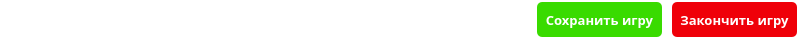
   <widget class="QFrame" name="frame_game_N">
    <property name="geometry">
     <rect>
      <x>0</x>
      <y>80</y>
      <width>810</width>
      <height>40</height>
     </rect>
    </property>
    <property name="autoFillBackground">
     <bool>false</bool>
    </property>
    <property name="styleSheet">
     <string notr="true">background-color: rgb(255, 255, 255, 0);</string>
    </property>
    <property name="frameShape">
     <enum>QFrame::StyledPanel</enum>
    </property>
    <property name="frameShadow">
     <enum>QFrame::Raised</enum>
    </property>
    <property name="lineWidth">
     <number>1</number>
    </property>
    <widget class="QLabel" name="label">
     <property name="geometry">
      <rect>
       <x>16</x>
       <y>0</y>
       <width>181</width>
       <height>40</height>
      </rect>
     </property>
     <property name="font">
      <font>
       <family>Montserrat ExtraBold</family>
       <pointsize>16</pointsize>
       <weight>75</weight>
       <bold>true</bold>
      </font>
     </property>
     <property name="styleSheet">
      <string notr="true">color: rgb(255, 255, 255)</string>
     </property>
     <property name="text">
      <string>Игра №99999</string>
     </property>
    </widget>
    <widget class="QPushButton" name="pushButton_savegame">
     <property name="geometry">
      <rect>
       <x>537</x>
       <y>2</y>
       <width>125</width>
       <height>35</height>
      </rect>
     </property>
     <property name="font">
      <font>
       <family>Montserrat SemiBold</family>
       <pointsize>10</pointsize>
       <weight>75</weight>
       <bold>true</bold>
      </font>
     </property>
     <property name="layoutDirection">
      <enum>Qt::LeftToRight</enum>
     </property>
     <property name="styleSheet">
      <string notr="true">border-radius: 5px;
background: rgba(57, 219, 0, 1);
color: rgb(255, 255, 255);
justify-content: center;
align-items: center;
</string>
     </property>
     <property name="text">
      <string>Сохранить игру</string>
     </property>
    </widget>
    <widget class="QPushButton" name="pushButton_closegame">
     <property name="geometry">
      <rect>
       <x>672</x>
       <y>2</y>
       <width>125</width>
       <height>35</height>
      </rect>
     </property>
     <property name="font">
      <font>
       <family>Montserrat SemiBold</family>
       <pointsize>10</pointsize>
       <weight>75</weight>
       <bold>true</bold>
      </font>
     </property>
     <property name="layoutDirection">
      <enum>Qt::LeftToRight</enum>
     </property>
     <property name="styleSheet">
      <string notr="true">border-radius: 5px;
background: rgba(239, 0, 9, 1);
color: rgb(255, 255, 255);
justify-content: center;
align-items: center;</string>
     </property>
     <property name="text">
      <string>Закончить игру</string>
     </property>
    </widget>
    <widget class="Line" name="line">
     <property name="geometry">
      <rect>
       <x>10</x>
       <y>40</y>
       <width>118</width>
       <height>3</height>
      </rect>
     </property>
     <property name="orientation">
      <enum>Qt::Horizontal</enum>
     </property>
    </widget>
   </widget>
